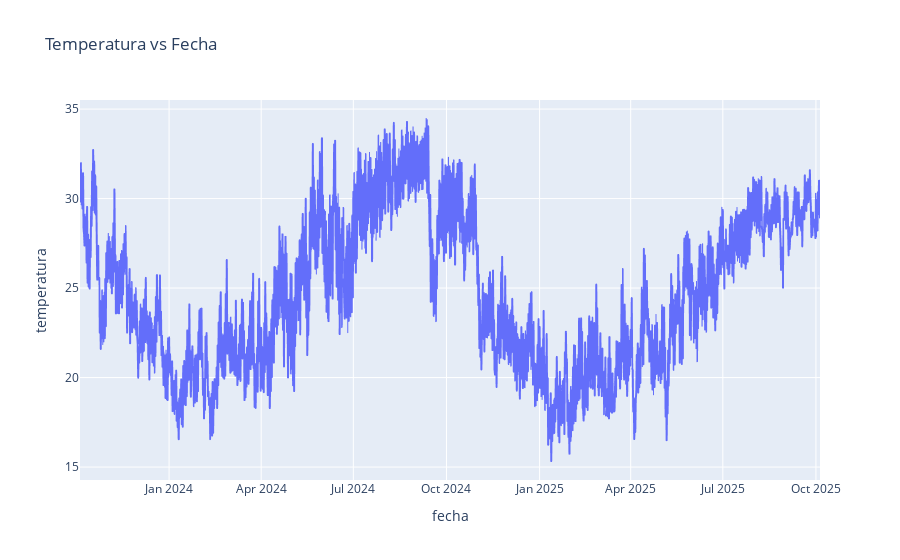

Notebook cell for this chart:
### Code cell
# genera una grafica que tenga en x la columna fecha y en y la columna temperatura
fig = px.line(grouped, x='fecha', y='temperatura', title='Temperatura vs Fecha')
fig.show()

### Figure 1 — Plotly figure (JSON) as saved in the notebook; plotly's stock layout.template omitted (floating-point values rounded to 4 significant figures; data arrays with more than 128 entries replaced by an {"elided": "..."} marker saying what was removed)
{"data": [{"hovertemplate": "fecha=%{x}<br>temperatura=%{y}<extra></extra>", "legendgroup": "", "line": {"color": "#636efa", "dash": "solid"}, "marker": {"symbol": "circle"}, "mode": "lines", "name": "", "showlegend": false, "type": "scattergl", "x": {"elided": "1463 str values"}, "xaxis": "x", "y": {"elided": "1463 float values"}, "yaxis": "y"}], "layout": {"legend": {"tracegroupgap": 0}, "title": {"text": "Temperatura vs Fecha"}, "xaxis": {"anchor": "y", "domain": [0, 1], "title": {"text": "fecha"}}, "yaxis": {"anchor": "x", "domain": [0, 1], "title": {"text": "temperatura"}}}}
